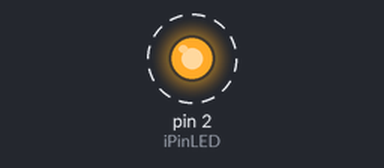
Recording of a sketch running on a simulated Arduino Uno, built with avr-gcc and run on an emulated ATmega328P. Shown: output pins drawn as LEDs (lit = HIGH). Dashed ring = blinking.

Above: at 0.2 s.
Timing chart, 0 to 3.5 s (numbered marks = the images above):
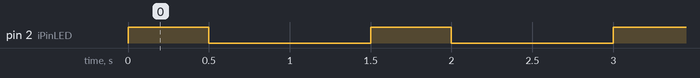

The sketch:

flashLED.ino
```cpp
const int iPinLED = 2;

void setup() {
   // put your setup code here, to run once:
   pinMode(iPinLED, OUTPUT);

}

void loop() {
   // put your main code here, to run repeatedly:
   digitalWrite(iPinLED, HIGH);
   delay(500);
   digitalWrite(iPinLED, LOW);
   delay(1000);

}
```

Measured:
- by itself, pin 2 (iPinLED): alternates HIGH for 0.50 s and LOW for 1.0 s
